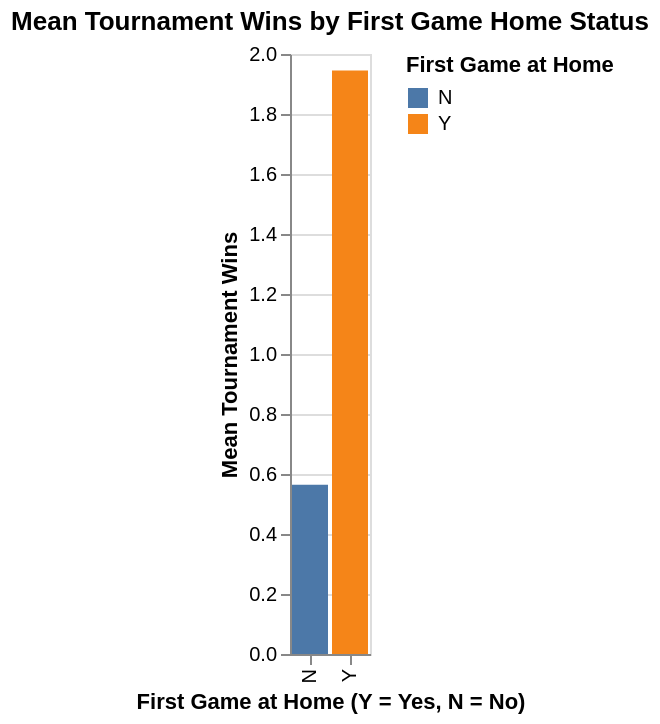

Notebook cell for this chart:
### Markdown cell above
Visualization 3: Teams whose first game was at home averaged 1.95 tournament wins, compared with 0.56 for teams whose first game was not at home. This suggests that home status could help predict tournament wins. However, higher-ranked teams often start the tournament at home, so this difference may partly reflect seed number, as shown in Visualization 2. Home status and seed number may therefore provide overlapping information. I will consider both variables together with regular season win percentage in my model.

### Code cell
home_relationship = alt.Chart(tidy_data).mark_bar().encode(
        x=alt.X("first_game_at_home:N").title(
            "First Game at Home (Y = Yes, N = No)"),
        y=alt.Y("mean(tourney_wins):Q").title("Mean Tournament Wins"),
        color=alt.Color("first_game_at_home:N").title("First Game at Home")
    ).properties(title="Mean Tournament Wins by First Game Home Status")
home_relationship

### Figure 1 — Vega-Lite specification as saved in the notebook (floating-point values rounded to 4 significant figures; data arrays with more than 128 entries replaced by an {"elided": "..."} marker saying what was removed)
{"config": {"view": {"continuousWidth": 300, "continuousHeight": 300}}, "data": {"name": "data-b6c6fc6e392e92ea5c8a0b3f4c5e43d6"}, "mark": {"type": "bar"}, "encoding": {"color": {"field": "first_game_at_home", "title": "First Game at Home", "type": "nominal"}, "x": {"field": "first_game_at_home", "title": "First Game at Home (Y = Yes, N = No)", "type": "nominal"}, "y": {"aggregate": "mean", "field": "tourney_wins", "title": "Mean Tournament Wins", "type": "quantitative"}}, "title": "Mean Tournament Wins by First Game Home Status", "$schema": "https://vega.github.io/schema/vega-lite/v5.20.1.json", "datasets": {"data-b6c6fc6e392e92ea5c8a0b3f4c5e43d6": {"elided": "2092 records"}}}
